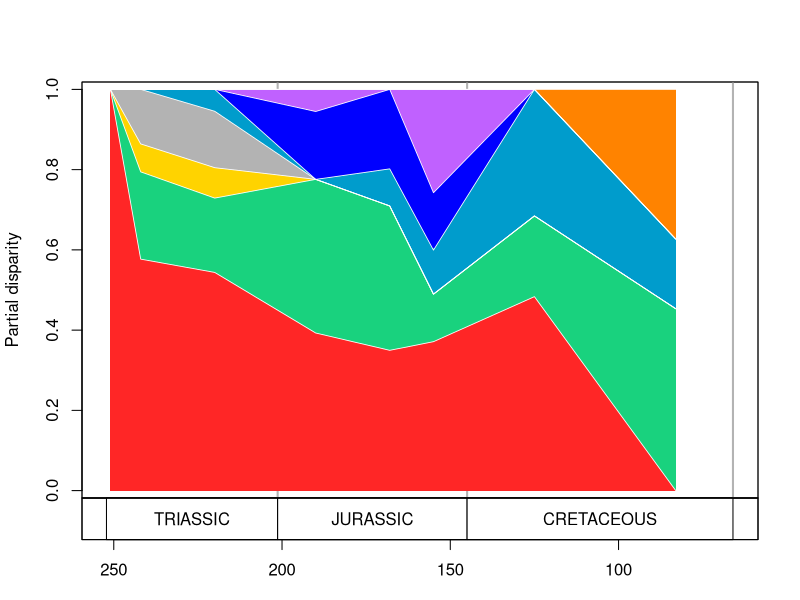

Here is the R script that generated this plot:
# makes function for nice scale bar - made by Ben
xAxisPeriods <- function (cex = 1.0) {
  # Plots boxes with geological period labels along the x-axis.
  # Only for periods of the Mesozoic so far.
  #
  # Args:
  #   cex: character expansion of labels
  #
  # Returns:
  #   In plots, an x-axis with boxes for each geological period, labels, and
  #   time on the x-axis.
  # get x-axis extent
  axis.bottom <- par()$usr[3] - 0.1 * diff(par()$usr[3:4])
  axis.top <- par()$usr[3]
  # plot x-axis
  axis(1, pos = axis.bottom)
  # plot period boxes
  # Triassic
  rect(min(par()$usr[1], 252.17), axis.bottom, 201.3, axis.top,
       col = "white", border = TRUE, xpd = NA)
  text(mean(c(min(par()$usr[1], 252.17), 201.3)),
       mean(c(axis.bottom, axis.top)),
       "TRIASSIC",
       adj = c(0.5, 0.5), cex = cex, xpd = NA)
  # Jurassic
  rect(201.3, axis.bottom, 145, axis.top,
       col = "white", border = TRUE, xpd = NA)
  text(mean(c(201.3, 145)),
       mean(c(axis.bottom, axis.top)),
       "JURASSIC",
       adj = c(0.5, 0.5), cex = cex, xpd = NA)
  # Cretaceous
  rect(145, axis.bottom, max(par()$usr[2], 66.0), axis.top,
       col = "white", border = TRUE, xpd = NA)
  text(mean(c(145, max(par()$usr[2], 66.0))),
       mean(c(axis.bottom, axis.top)),
       "CRETACEOUS",
       adj = c(0.5, 0.5), cex = cex, xpd = NA)
  # tidy up box around
  rect(par()$usr[1], axis.bottom, par()$usr[2], axis.top,
       col = NA, border = TRUE, xpd = NA)
  # tidy up box around
  rect(par()$usr[1], axis.bottom, par()$usr[2], axis.top,
       col = NA, border = TRUE, xpd = NA)
}



# plot partial disparity data from MATLAB MDA analysis
library(scales)

pd.data <- read.table ("PD_RESULTS_R.txt", header = T, row.names = 1)
pd.data 

midpoints <-  c(251, 242, 220, 190, 168, 155, 125, 83)

nbins <- length(midpoints)
ngroups <- ncol(pd.data)

#~~~~~~~~~~~
# Begin extracting data
#~~~~~~~~~~~

#The calculations below will require editing
#You will have to change the number of time bins (rows, 16 here)
#And the number of groups (columns, 6 here) to suit your data

relative.disparity = array (dim = c(nbins, ngroups)) # This creates an empty array of the proper proportions
colnames(pd.data)

pd.data[is.na(pd.data)] <- 0

#the below script claculate the relative disparities/diversities ready  for plotting
for (i in 1:nrow(pd.data))
  
{
  
  relative.disparity [i, ] = c(pd.data[i, "Ichthyosauromorpha"], pd.data[i, "Sauropterygia"], pd.data[i, "Thalattosauria"], pd.data[i, "Other"], pd.data[i, "Pantestudines"], pd.data[i, "Thalattosuchia"], pd.data[i, "Rhynchocephalia"], pd.data[i, "Mosasauroidea"])
  
  relative.disparity[i, ] = cumsum(relative.disparity [i, ])
  
  relative.disparity [i, ] = relative.disparity [i, ]/relative.disparity [i, ngroups]
  
}

colnames(pd.data)
colnames(relative.disparity) <- colnames(pd.data)

# Set up plot area

x.limits <- c(252, 66)
y.limits <- c(0.02, .98) ## will leave tiny gaps at top and bottom - for aesthetics
plot (midpoints, y = c(rep(0.8,length(midpoints))), xlim = x.limits, ylim = y.limits, xaxt='n', col = "transparent", xlab = "", ylab = paste("Partial disparity" , sep=""))
abline(v=201.3, lwd=2, col="gray70")
abline(v=145, lwd=2, col="gray70")
abline(v=66, lwd=2, col="gray70")
box(lwd=0.6)

colnames(pd.data)

coordinates.x <- c(midpoints[1], midpoints, midpoints [nbins])
coordinates.y <- c(0, relative.disparity[, "Mosasauroidea"], 0)
polygon (coordinates.x, coordinates.y, col = "#FF8300", border = NA)

coordinates.x <- c(midpoints[1], midpoints, midpoints [nbins])
coordinates.y <- c(0, relative.disparity[, "Rhynchocephalia"], 0)
polygon (coordinates.x, coordinates.y, col = "#c061ff", border = NA)

coordinates.x <- c(midpoints[1], midpoints, midpoints [nbins])
coordinates.y <- c(0, relative.disparity[, "Thalattosuchia"], 0)
polygon (coordinates.x, coordinates.y, col = "blue", border = NA)

coordinates.x <- c(midpoints[1], midpoints, midpoints [nbins])
coordinates.y <- c(0, relative.disparity[, "Pantestudines"], 0)
polygon (coordinates.x, coordinates.y, col = "#009ccc", border = NA)

coordinates.x <- c(midpoints[1], midpoints, midpoints [nbins])
coordinates.y <- c(0, relative.disparity[, "Other"], 0)
polygon (coordinates.x, coordinates.y, col = "gray70", border = NA)

coordinates.x <- c(midpoints[1], midpoints, midpoints [nbins])
coordinates.y <- c(0, relative.disparity[, "Thalattosauria"], 0)
polygon (coordinates.x, coordinates.y, col = "#FFD300", border = NA)

coordinates.x <- c(midpoints[1], midpoints,midpoints [nbins])
coordinates.y <- c(0, relative.disparity[, "Sauropterygia"], 0)
polygon (coordinates.x, coordinates.y, col = "#19D27E", border = NA)

coordinates.x <- c(midpoints[1], midpoints, midpoints [nbins])
coordinates.y <- c(0, relative.disparity[, "Ichthyosauromorpha"], 0)
polygon (coordinates.x, coordinates.y, col = "#FF2626", border = NA)


lines(midpoints, relative.disparity[,1], lty=1, lwd=0.8,col = "white")
lines(midpoints, relative.disparity[,2], lty=1, lwd=0.8,col = "white")
lines(midpoints, relative.disparity[,3], lty=1, lwd=0.8,col = "white")
lines(midpoints, relative.disparity[,4], lty=1, lwd=0.8,col = "white")
lines(midpoints, relative.disparity[,5], lty=1, lwd=0.8,col = "white")
lines(midpoints, relative.disparity[,6], lty=1, lwd=0.8,col = "white")
lines(midpoints, relative.disparity[,7], lty=1, lwd=0.8,col = "white")
lines(midpoints, relative.disparity[,8], lty=1, lwd=0.8,col = "white")

xAxisPeriods()

#segments(201.3, 0, 201.3, 2, col=rgb (0, 0, 0, 0.25),lwd=2)
#segments(145, 0, 145, 2, col=rgb (0, 0, 0, 0.25),lwd=2)
#segments(66, 0, 66, 2, col=rgb (0, 0, 0, 0.25),lwd=2)

dev.copy(pdf,"Partial_disparity_new.pdf", width=6, height=3.5)
dev.off()

plot.new ()
